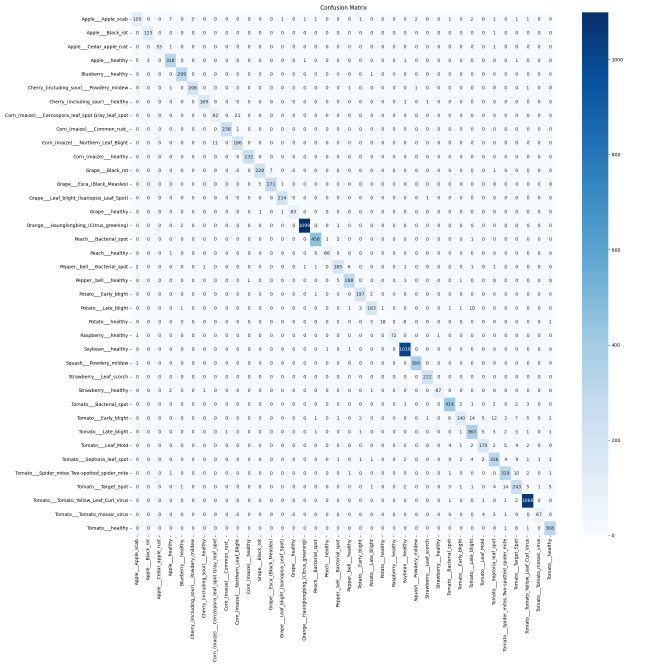
#> input picture Classification/PlantVillage_38/evaluation/lightgbm/confusion_matrix.png, 2000 x 2000 px (shown at 1/3 size); its folder holds only this picture in this run
$ python -i preprocessing.py   (imports and definitions only)
#> lines starting #> are read from the running program, lines starting #| are printed output that depends on the picture
import os
import cv2
import numpy as np
import tensorflow as tf
from dotenv import load_dotenv

# Load the .env file
# [1 line not run here, left out]

def apply_clahe_logic(image_np):
    """
    Handles both grayscale and color images
    Expects a Numpy array from the TensorFlow pipeline.
    """
    # Convert to uint8 for OpenCV processing
    img = image_np.astype(np.uint8)

    # FIX: Handle grayscale images (1 channel)
    if len(img.shape) == 2:  # Grayscale: (height, width)
        # Convert to RGB by repeating the single channel
        img = cv2.cvtColor(img, cv2.COLOR_GRAY2RGB)
    elif img.shape[2] == 1:  # Grayscale: (height, width, 1)
        # Remove the extra dimension and convert to RGB
        img = cv2.cvtColor(img[:,:,0], cv2.COLOR_GRAY2RGB)
    elif img.shape[2] == 4:  # RGBA image (with alpha channel)
        # Remove alpha channel
        img = cv2.cvtColor(img, cv2.COLOR_RGBA2RGB)

    # Now the image is guaranteed to have 3 channels (RGB)
    # Preprocessing LAB CLAHE
    lab = cv2.cvtColor(img, cv2.COLOR_RGB2LAB)
#> lab: shape (2000, 2000, 3); mean of channels 0, 1, 2 245.1, 127.4, 126.1
    l, a, b = cv2.split(lab)
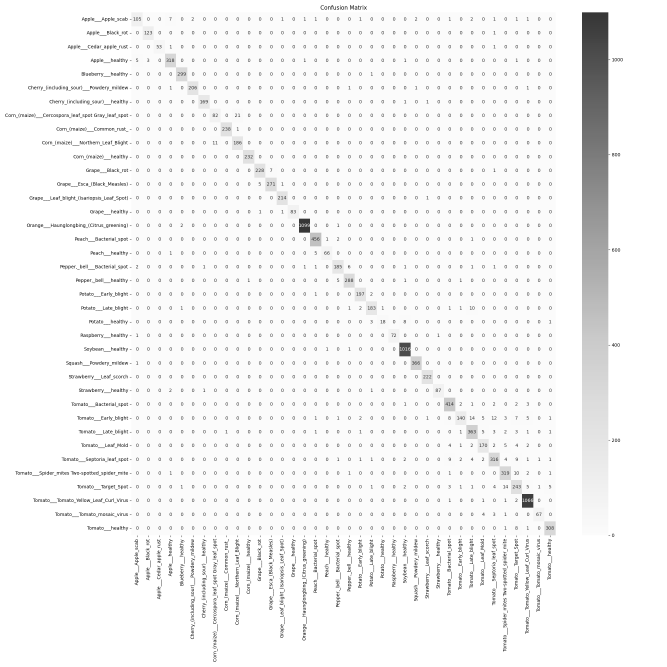
#> l: shape (2000, 2000) (shown at 1/3 size); min 0, max 255, mean 245.1
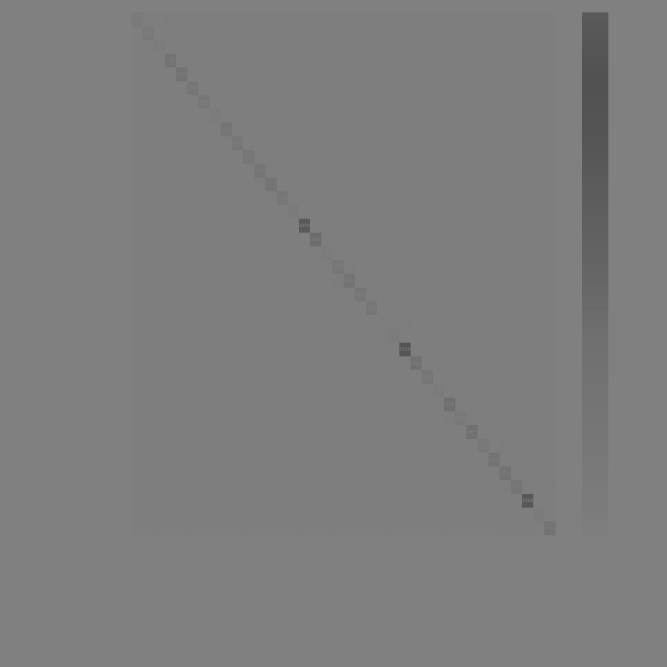
#> b: shape (2000, 2000) (shown at 1/3 size); min 82, max 128, mean 126.1
    clahe = cv2.createCLAHE(clipLimit=2.0, tileGridSize=(8, 8))
    cl = clahe.apply(l)
    img_final = cv2.merge((cl, a, b))
#> img_final: shape (2000, 2000, 3); mean of channels 0, 1, 2 244.4, 127.4, 126.1
    img_final = cv2.cvtColor(img_final, cv2.COLOR_LAB2RGB)

    # Normalization
    img_normalized = img_final.astype('float32') / 255.0
    return img_normalized

def image_preprocessing(image, label):
    """Main Function called by the tf.data.Dataset Pipeline"""
    # Get the image size from .env (default to 256 if not set)
    IMG_SIZE = int(os.getenv("IMG_SIZE", 256))

    # First resize the image
    image = tf.image.resize(image, (IMG_SIZE, IMG_SIZE))

    # Bridge Tensorflow to OpenCV/Numpy for CLAHE processing
    image = tf.numpy_function(
        func=apply_clahe_logic,
        inp=[image],
        Tout=tf.float32
    )

    # Manually set the shape (required after using tf.numpy_function)
    image.set_shape((IMG_SIZE, IMG_SIZE, 3))

    return image, label


# [35 lines not run here, left out]

>>> import cv2
>>> picture = cv2.cvtColor(cv2.imread('../../evaluation/lightgbm/confusion_matrix.png'), cv2.COLOR_BGR2RGB)
>>> result = apply_clahe_logic(picture)

$ run again, on Classification/PlantVillage_38/evaluation/lightgbm/feature_importance.png
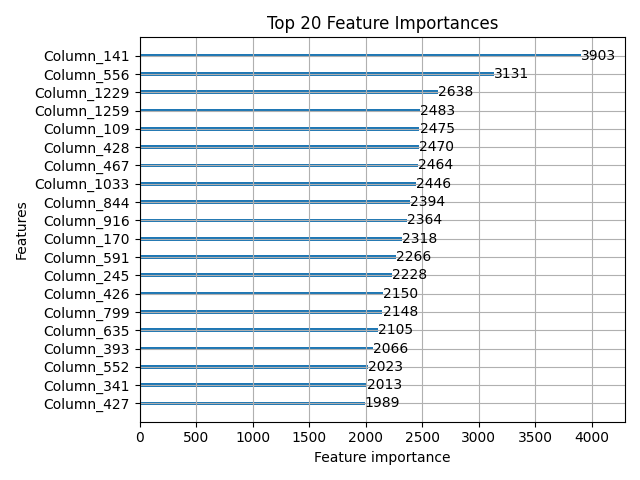
#> input picture Classification/PlantVillage_38/evaluation/lightgbm/feature_importance.png, 640 x 480 px
#> lab: shape (480, 640, 3); mean of channels 0, 1, 2 236.7, 127.8, 126.3
#> in apply_clahe_logic, `l, a, b = cv2.split(lab)`:
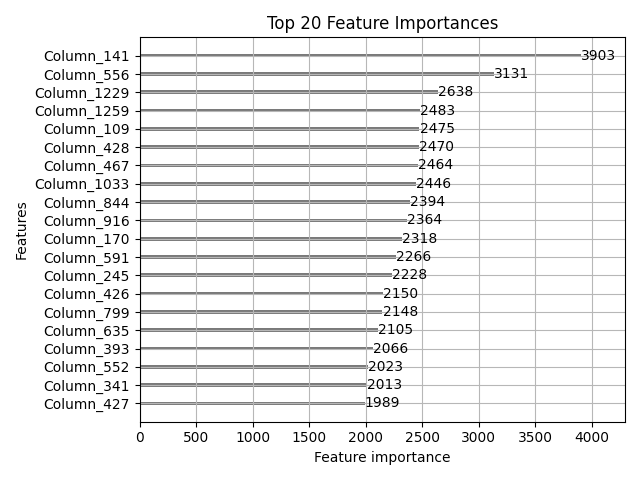
#> l: shape (480, 640); min 0, max 255, mean 236.7
#> in apply_clahe_logic, `l, a, b = cv2.split(lab)`:
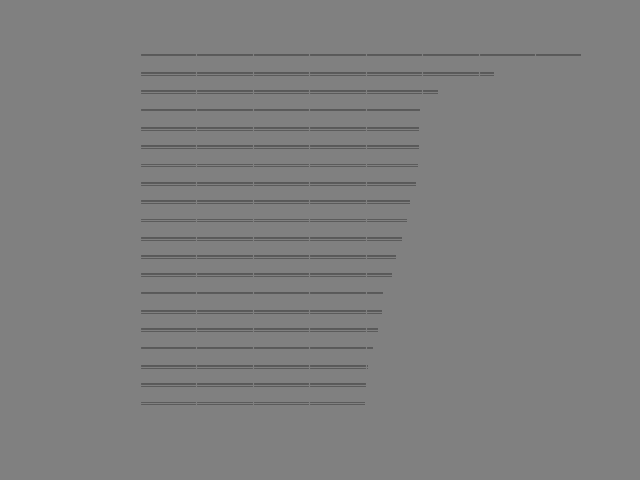
#> b: shape (480, 640); min 89, max 128, mean 126.3

$ run again, on Classification/PlantVillage_38/evaluation/lightgbm/feature_importance_dual.png
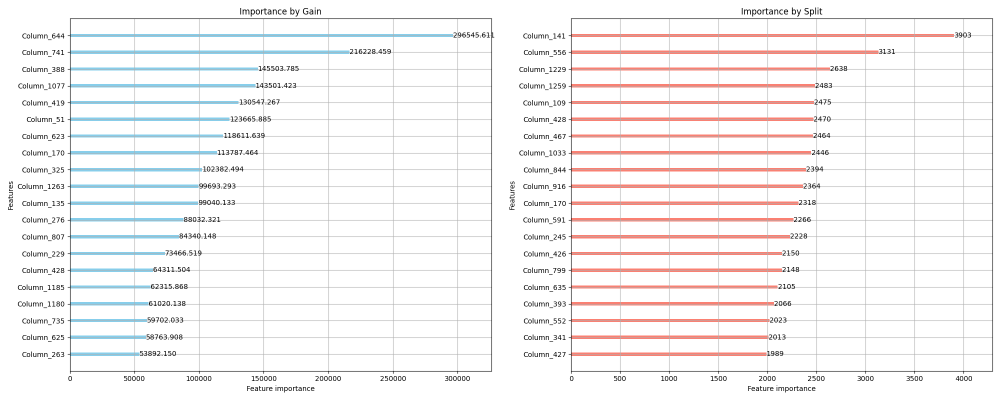
#> input picture Classification/PlantVillage_38/evaluation/lightgbm/feature_importance_dual.png, 2000 x 800 px (shown at 1/2 size)
#> lab: shape (800, 2000, 3); mean of channels 0, 1, 2 244.8, 129.2, 128.5
#> in apply_clahe_logic, `l, a, b = cv2.split(lab)`:
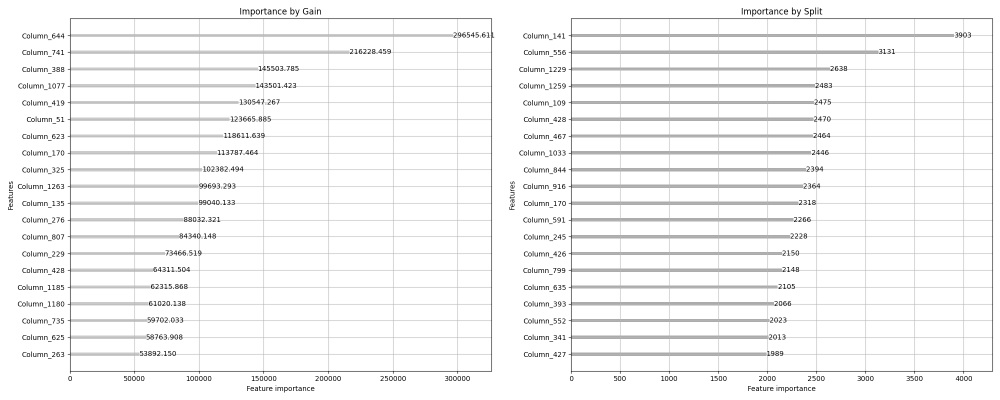
#> l: shape (800, 2000) (shown at 1/2 size); min 0, max 255, mean 244.8
#> in apply_clahe_logic, `l, a, b = cv2.split(lab)`:
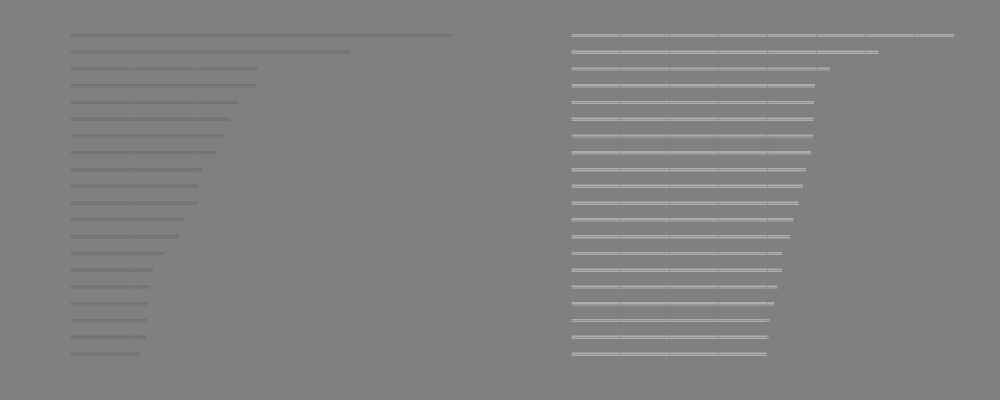
#> a: shape (800, 2000) (shown at 1/2 size); min 113, max 173, mean 129.2

$ run again, on Classification/PlantVillage_38/evaluation/lightgbm/probability_distribution.png
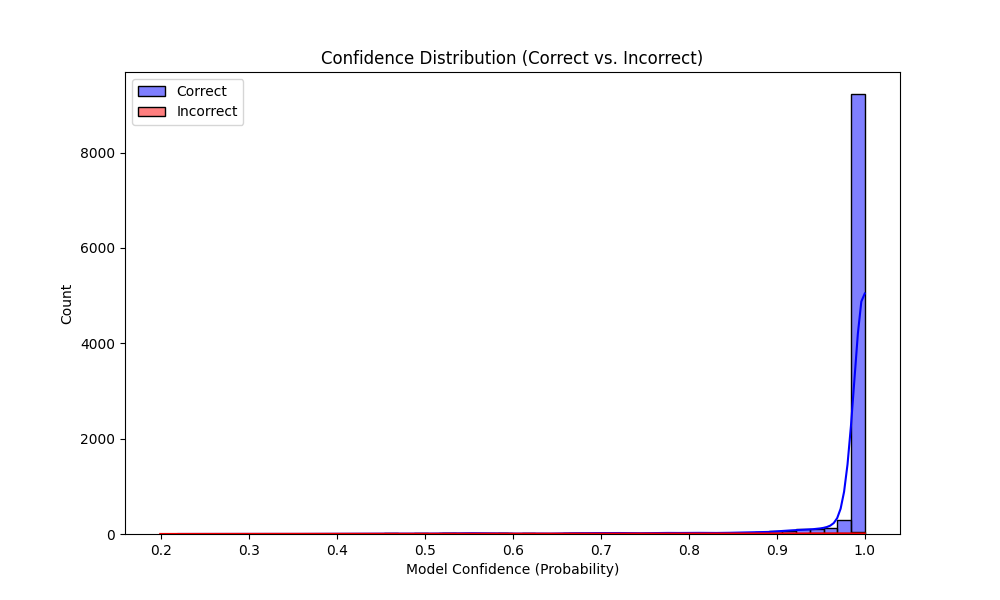
#> input picture Classification/PlantVillage_38/evaluation/lightgbm/probability_distribution.png, 1000 x 600 px
#> lab: shape (600, 1000, 3); mean of channels 0, 1, 2 250.3, 128.6, 127.3
#> in apply_clahe_logic, `l, a, b = cv2.split(lab)`:
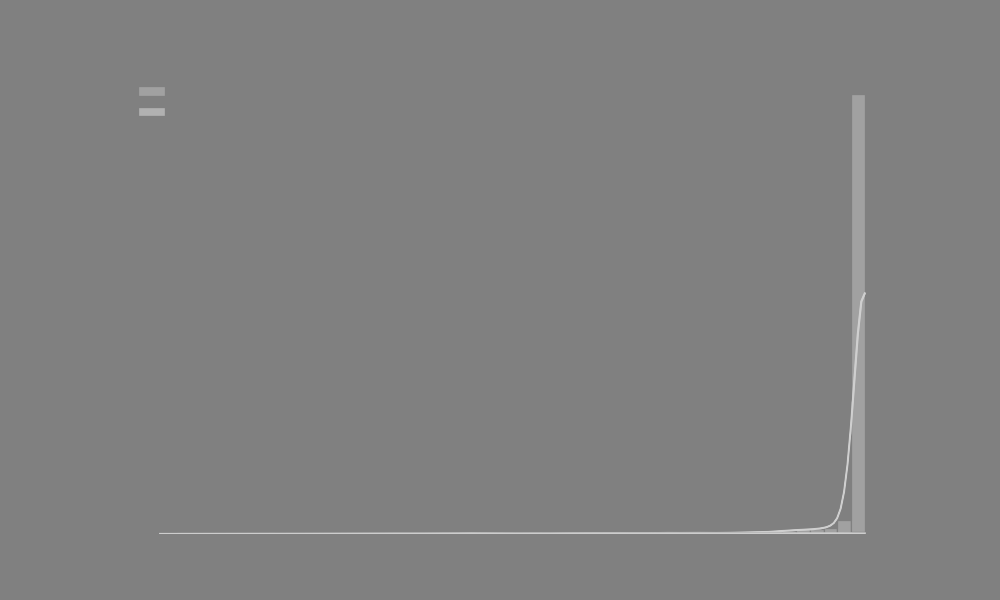
#> a: shape (600, 1000); min 128, max 207, mean 128.6
